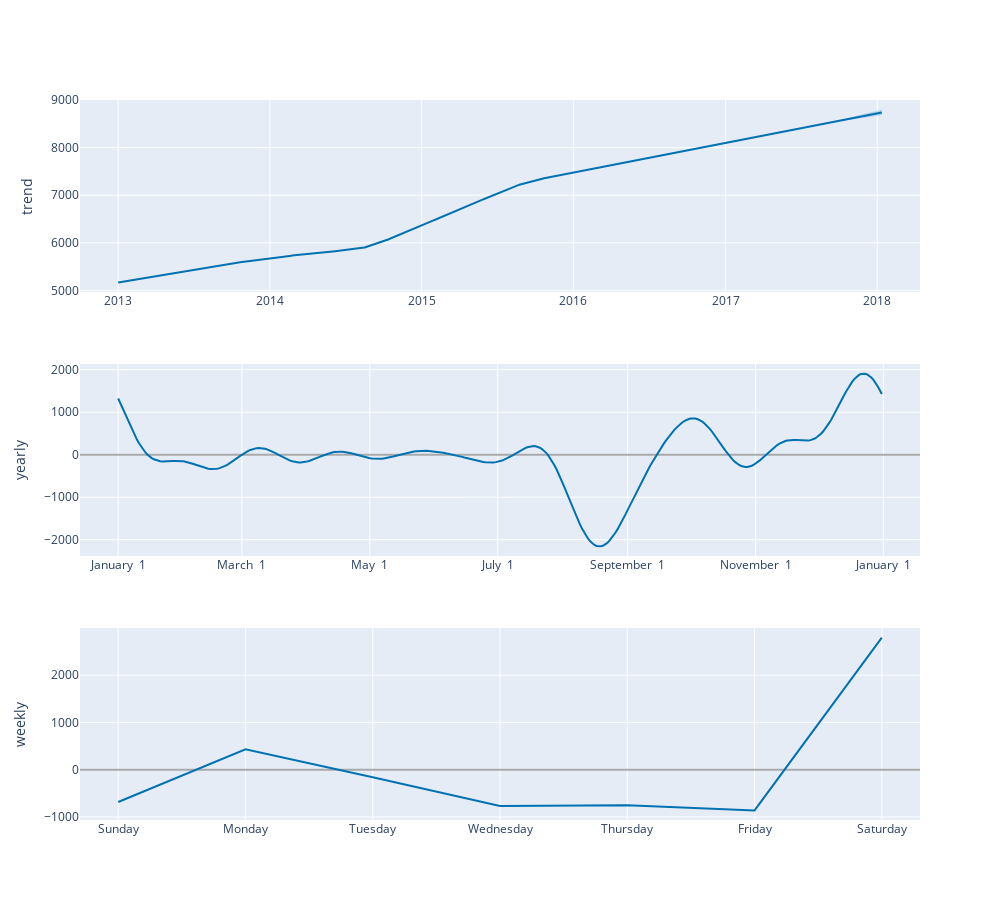

Notebook code cell kept with this figure:
### Code cell
model.plot_components(forecast)

### Figure 1 — Plotly figure (JSON) as saved in the notebook; plotly's stock layout.template omitted (floating-point values rounded to 4 significant figures; data arrays with more than 128 entries replaced by an {"elided": "..."} marker saying what was removed)
{"data": [{"line": {"color": "#0072B2", "width": 2}, "mode": "lines", "name": "trend", "type": "scatter", "x": {"elided": "1834 str values"}, "xaxis": "x", "y": {"elided": "1834 float values"}, "yaxis": "y"}, {"line": {"color": "rgba(0, 114, 178, 0.2)", "width": 0}, "mode": "lines", "name": "trend_upper", "type": "scatter", "x": {"elided": "1834 str values"}, "xaxis": "x", "y": {"elided": "1834 float values"}, "yaxis": "y"}, {"fill": "tonexty", "fillcolor": "rgba(0, 114, 178, 0.2)", "line": {"color": "rgba(0, 114, 178, 0.2)", "width": 0}, "mode": "lines", "name": "trend_lower", "type": "scatter", "x": {"elided": "1834 str values"}, "xaxis": "x", "y": {"elided": "1834 float values"}, "yaxis": "y"}, {"line": {"color": "#0072B2", "width": 2}, "mode": "lines", "name": "yearly", "type": "scatter", "x": {"elided": "365 str values"}, "xaxis": "x2", "y": {"elided": "365 float values"}, "yaxis": "y2"}, {"line": {"color": "#0072B2", "width": 2}, "mode": "lines", "name": "weekly", "type": "scatter", "x": ["2017-01-01T00:00:00", "2017-01-02T00:00:00", "2017-01-03T00:00:00", "2017-01-04T00:00:00", "2017-01-05T00:00:00", "2017-01-06T00:00:00", "2017-01-07T00:00:00"], "xaxis": "x3", "y": [-684.2, 431.7, -158.6, -769.4, -751.1, -862.1, 2794.0], "yaxis": "y3"}], "layout": {"height": 900, "showlegend": false, "width": 1000, "xaxis": {"anchor": "y", "domain": [0, 1], "range": ["2012-10-01T03:36:00", "2018-04-13T20:24:00"], "type": "date"}, "xaxis2": {"anchor": "y2", "domain": [0, 1], "range": ["2016-12-13T18:54:02.958904115", "2018-01-18T11:04:57.863013581"], "tickformat": "%B %e", "type": "date"}, "xaxis3": {"anchor": "y3", "domain": [0, 1], "range": ["2016-12-31T16:48:00", "2017-01-07T07:12:00"], "tickformat": "%A", "type": "date"}, "yaxis": {"anchor": "x", "domain": [0.7333, 1], "rangemode": "normal", "title": {"text": "trend"}, "zerolinecolor": "#AAA"}, "yaxis2": {"anchor": "x2", "domain": [0.3667, 0.6333], "title": {"text": "yearly"}, "zerolinecolor": "#AAA"}, "yaxis3": {"anchor": "x3", "domain": [0, 0.2667], "title": {"text": "weekly"}, "zerolinecolor": "#AAA"}}}
